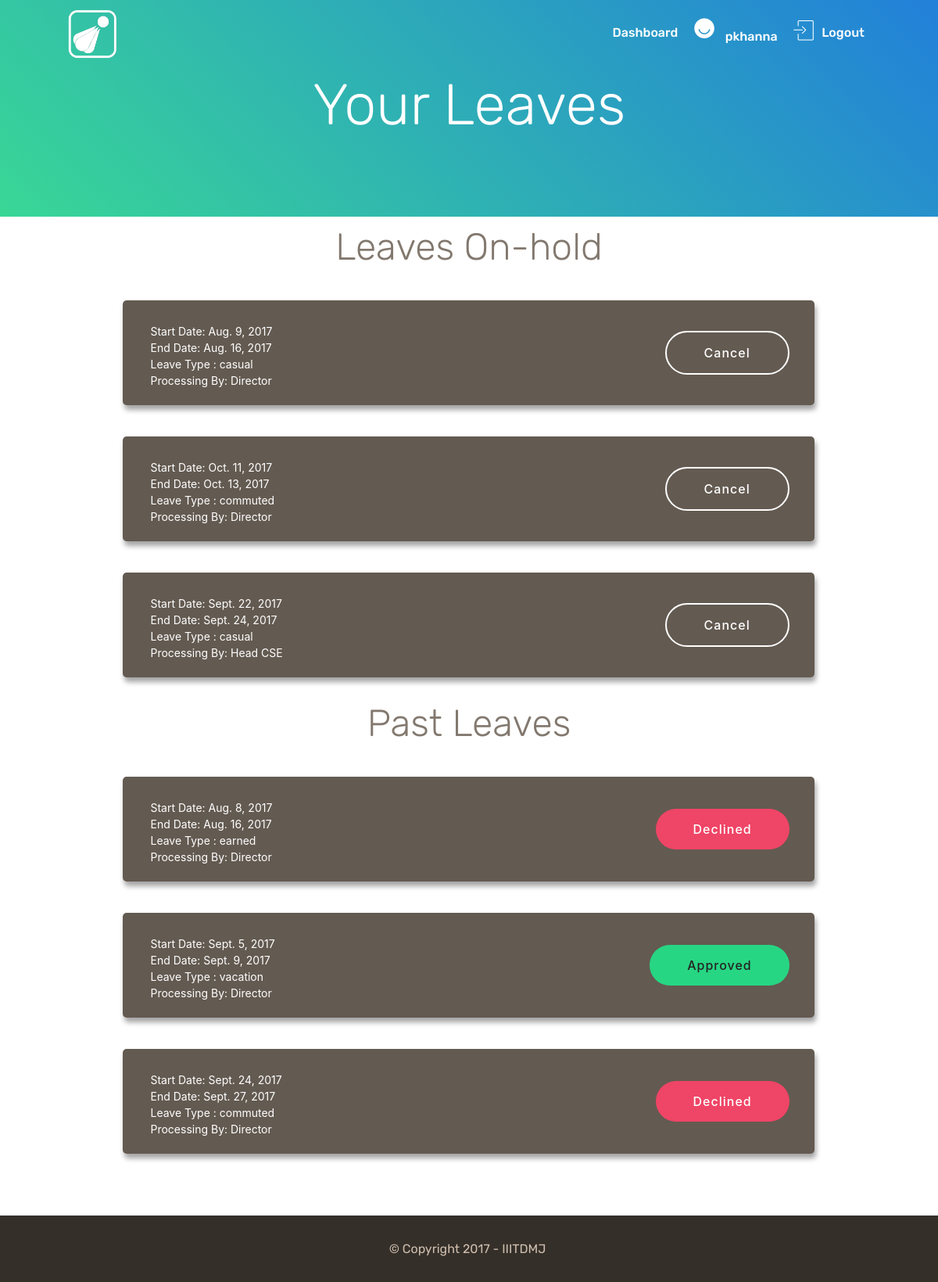
Page /home/viewleaves/ (signed in) on the committed database.
### home/models.py (models this page shows)
class Leave(models.Model):
    leavetype = models.CharField(max_length=20, choices=LEAVE_TYPE, default='casual')
    station_leave = models.IntegerField(default='1')
    forward = models.IntegerField(default='0')
    start_date = models.DateField()
    end_date = models.DateField()
    station_start_date = models.DateField(null=True, blank=True)
    station_end_date = models.DateField(null=True, blank=True)
    no_of_days = models.IntegerField(default=0)
    purpose = models.CharField(max_length=500)
    comment = models.CharField(max_length=500, null=True, blank=True)
    leave_address = models.CharField(max_length=100, null=True, blank=True)
    applicant = models.ForeignKey(User, related_name='applied_for', on_delete=models.CASCADE)
    replacing_user = models.ForeignKey(User, related_name='replaced_for', on_delete=models.CASCADE)
    admin_user = models.ForeignKey(User, related_name='admin_for', on_delete=models.CASCADE)
    processing_status = models.CharField(max_length=20, default='Director', choices=PROCESSING_BY)
    application_status = models.CharField(max_length=20, default='processing', choices=APPLICATION_STATUSES)

### home/views.py (the view)
@login_required
def viewleaves(request):
    if 'username' in request.session:
        username = request.session['username']
    current_user = request.user
    user_profile = UserProfile.objects.get(user=current_user.id)
    leaves = Leave.objects.filter(applicant=current_user.id, application_status="processing")
    past_leaves = Leave.objects.filter(applicant=current_user.id).exclude(application_status="processing")
    return render(request, 'leave/viewleaves.html', {'profile' :user_profile,
                                                    'past_leaves' :past_leaves,
                                                    'leaves' :leaves,
                                                    'username' :username})

### home/templates/leave/viewleaves.html (shortened to what this page needs)
<!DOCTYPE html>
<html>
<head>
  {% load static %}
  <link rel="stylesheet" href="{% static 'leave/assets/web/assets/mobirise-icons/mobirise-icons.css' %}">
  <link rel="stylesheet" href="{% static 'leave/assets/tether/tether.min.css' %}">
  <link rel="stylesheet" href="{% static 'leave/assets/bootstrap/css/bootstrap.min.css' %}">
  <link rel="stylesheet" href="{% static 'leave/assets/bootstrap/css/bootstrap-grid.min.css' %}">
  <link rel="stylesheet" href="{% static 'leave/assets/bootstrap/css/bootstrap-reboot.min.css' %}">
  <link rel="stylesheet" href="{% static 'leave/assets/dropdown/css/style.css' %}">
  <link rel="stylesheet" href="{% static 'leave/assets/socicon/css/styles.css' %}">
  <link rel="stylesheet" href="{% static 'leave/assets/theme/css/style.css' %}">
  <link href="{% static 'leave/assets/fonts/style.css' %}" rel="stylesheet">
  <link href="{% static 'leave/assets/mobirise/css/mbr-additional.css' %}" rel="stylesheet">
</head>
<body>
<section class="menu cid-qtm9HUX9Jb" once="menu" id="menu1-27" data-rv-view="165">
    <nav class="navbar navbar-expand beta-menu navbar-dropdown align-items-center navbar-fixed-top navbar-toggleable-sm bg-color transparent">
        <div class="menu-logo">
            <div class="navbar-brand">
                <span class="navbar-logo">
                    <a href=" ">
                         <img src="{% static 'leave/assets/images/basic3-154-infinity-512x512.png' %}" alt="" title="" media-simple="true" style="height: 4.3rem;">
                    </a>
                </span>
            </div>
        </div>
        <div class="collapse navbar-collapse" id="navbarSupportedContent">
            <ul class="navbar-nav nav-dropdown nav-right" data-app-modern-menu="true"><li class="nav-item"><a class="nav-link link text-white display-4" href="#"></a></li><li class="nav-item">
                    <a class="nav-link link text-white display-4" href="/home/">&nbsp;Dashboard</a>
                </li><li class="nav-item"><a class="nav-link link text-white display-4" href="#"><span class="socicon socicon-ello mbr-iconfont mbr-iconfont-btn" style="color: rgb(255, 255, 255);"></span>
                        {{username}}</a></li><li class="nav-item"><a class="nav-link link text-white display-4" href="/home/loggedout/">{% csrf_token %}<span class="mbri-login mbr-iconfont mbr-iconfont-btn" style="color: rgb(255, 255, 255);"></span>Logout&nbsp;</a></li></ul>
        </div>
    </nav>
</section>
<section class="header5 cid-qtygdLAOfA" id="header5-29" data-rv-view="160">
    <div class="container">
        <div class="row justify-content-center">
            <div class="mbr-white col-md-10">
                <h1 class="mbr-section-title align-center pb-3 mbr-fonts-style display-1">Your Leaves</h1>
            </div>
        </div>
    </div>
</section>
{% if leaves %}
<section class="mbr-section content4 cid-qtyiAlqpdJ" id="content4-2f" data-rv-view="169" style="background-color: white">
    <div class="container">
        <div class="media-container-row">
            <div class="title col-12 col-md-8">
                <h2 class="align-center pb-3 mbr-fonts-style display-2">Leaves On-hold</h2>
            </div>
        </div>
    </div>
</section>
{% endif %}
<section class="row-section" style="background:#fff">
    <div class="container">
      {% for leave in leaves %}
	    <div class="col-md-10 offset-md-1 row-block">
	        <ul id="sortable">
	            <li><div class="media">
	            <div class="media-body">
                <br>
                <p>Start Date: {{leave.start_date}}
                  <br>
                  End Date:  {{leave.end_date}}
                  <br>
                  Leave Type : {{leave.leavetype}}
                  <br>
                  Processing By: {{leave.processing_status}}
                </p>
	            </div>
	            <div class="media-right align-self-center">
                <form class="form-horizontal" action="/home/deleteleave/" method="post">
                  <button id="deleteleave" name="deleteleave" type="submit" class="btn btn-default" style="border:2px solid #fff;" value={{leave.id}}>Cancel</button>
                </form>
	            </div>
	        </div></li>
	        </ul>
	    </div>
      {% endfor %}
</div>
</section>
{% if past_leaves %}
<section class="mbr-section content4 cid-qtyi7jvYV9" id="content4-2d" data-rv-view="163" style="background-color: white">
    <div class="container">
        <div class="media-container-row">
            <div class="title col-12 col-md-8">
                <h2 class="align-center pb-3 mbr-fonts-style display-2">Past Leaves</h2>
            </div>
        </div>
    </div>
</section>
{% endif %}
<section class="row-section" style="background:#fff">
    <div class="container">
      {% for leave in past_leaves %}
      <div class="col-md-10 offset-md-1 row-block">
	        <ul id="sortable">
	            <li><div class="media">
	            <div class="media-body">
                <br>
                <p>Start Date: {{leave.start_date}}
                  <br>
                  End Date:  {{leave.end_date}}
                  <br>
                  Leave Type : {{leave.leavetype}}
                  <br>
                  Processing By: {{leave.processing_status}}
                </p>
	            </div>
	            <div class="media-right align-self-center">
                {% if leave.application_status == "accepted" %}
                <a class="btn btn-default" style="background:#27d683;">Approved</a>
                {% else %}
                <form class="form-horizontal" action="/home/leavereject/" method="post">
                <button id="submitleave" name="submitleave" type="submit" value={{leave.id}} class="btn btn-default" style="background:#ef4566;">Declined</button>
                </form>
                {% endif %}
	            </div>
	        </div></li>
	        </ul>
	    </div>
      {% endfor %}
      <div class="row"><br><br><br></div>
</div>
</section>
<div class="row"><br><br><br></div>
<section once="" class="cid-qtmfWV5aem" id="footer6-18" data-rv-view="189" style="position: absolute; width: 100%; bottom:0">
    <div class="container">
        <div class="media-container-row align-center mbr-white">
            <div class="col-12">
                <p class="mbr-text mb-0 mbr-fonts-style display-7">
                    © Copyright 2017 - IIITDMJ&nbsp;</p>
            </div>
        </div>
    </div>
</section>
</body>
</html>

### home/static/leave/assets/dropdown/css/style.css (style rules this page uses)
.navbar-dropdown { left: 0; padding: 0; position: absolute; right: 0; top: 0; transition: all 0.45s ease; z-index: 1030; background: #282828; }
.navbar-dropdown .navbar-logo { margin-right: 0.8rem; transition: margin 0.3s ease-in-out; vertical-align: middle; }
.navbar-dropdown .navbar-logo img { height: 3.125rem; transition: all 0.3s ease-in-out; }
.navbar-dropdown.navbar-fixed-top { position: fixed; }
.navbar-dropdown .navbar-brand span { vertical-align: -4px; }
.navbar-dropdown.bg-color.transparent { background: none; }
.nav-dropdown { font-size: 0.75rem; font-weight: 500; height: auto !important; }
.nav-dropdown .link { margin: .667em 1.667em; font-weight: 500; padding: 0; transition: color .2s ease-in-out; }
.nav-dropdown .link::after, .nav-dropdown .dropdown-item::after { color: inherit; }

### home/static/leave/assets/theme/css/style.css (style rules this page uses)
section { background-color: #eeeeee; }
section, .container, .container-fluid { position: relative; word-wrap: break-word; }
a { font-style: normal; font-weight: 400; cursor: pointer; }
a, a:hover { text-decoration: none; }
body { color: #232323; }
h1, h2, h3, h4, h5, h6, .h1, .h2, .h3, .h4, .h5, .h6, .display-1, .display-2, .display-3, .display-4 { line-height: 1; word-break: break-word; word-wrap: break-word; }
body { position: relative; }
section { background-position: 50% 50%; background-repeat: no-repeat; background-size: cover; }
.mbr-white { color: #ffffff; }
.align-center { text-align: center; }
.media-container-row { display: -ms-flexbox; display: -webkit-flex; display: flex; -webkit-flex-direction: row; -ms-flex-direction: row; flex-direction: row; -webkit-flex-wrap: wrap; -ms-flex-wrap: wrap; flex-wrap: wrap; -webkit-justify-content: center; -ms-flex-pack: center; justify-content: center; -webkit-align-content: center; -ms-flex-line-pack: center; align-content: center; -webkit-align-items: start; -ms-flex-align: start; align-items: start; }
@media (min-width: 992px) { .media-container-row { -webkit-flex-wrap: nowrap; -ms-flex-wrap: nowrap; flex-wrap: nowrap; } }
.media { max-width: 100%; margin: 0 auto; }
[type="submit"] { -webkit-appearance: none; }
.menu .navbar-brand { display: -webkit-flex; }
.menu .navbar-brand span { display: flex; display: -webkit-flex; }
.menu .navbar-brand .navbar-logo img { display: -webkit-flex; }
@media (min-width: 992px) { .menu .navbar-nav.nav-dropdown { display: -webkit-flex; } }
@media (min-width: 992px) { .menu .navbar-toggleable-sm .navbar-collapse { display: -webkit-flex !important; } }

### home/templates/leave/viewleaves.html (style rules this page uses)
.row-section .row-block { background:#fff; padding:20px; margin-bottom:0px; }
.row-section .row-block ul { margin:0; padding:0; }
.row-section .row-block ul li { list-style:none; margin-bottom:20px; }
.row-section .row-block ul li:last-child { margin-bottom:0; }
.row-section .row-block .media { border:0px solid #635a51; padding:5px 20px; border-radius: 5px; box-shadow:2px 6px 6px rgba(30,30,30,0.4); background:#635a51; }
.row-section .media .media-body p { padding: 0 15px; font-size:14px; color: #fff }
.btn-default { background:#635a51; color:#fff; border-radius:30px; border:2px solid #fff; font-size:16px; }
.btn-default { background:#635a51; color:#fff; border-radius:30px; border:0px solid #fff; font-size:16px; }

### rows in the picture
Leave: start_date "Aug. 9, 2017", end_date "Aug. 16, 2017", leavetype "casual", processing_status "Director", {{ leave.id }} 19 (drawn)
Leave: start_date "Oct. 11, 2017", end_date "Oct. 13, 2017", leavetype "commuted", processing_status "Director", {{ leave.id }} 22 (drawn)
Leave: start_date "Sept. 22, 2017", end_date "Sept. 24, 2017", leavetype "casual", processing_status "Head CSE", {{ leave.id }} 42 (drawn)
Leave: start_date "Aug. 8, 2017", end_date "Aug. 16, 2017", leavetype "earned", processing_status "Director", {{ leave.id }} 11 (drawn)
Leave: start_date "Sept. 5, 2017", end_date "Sept. 9, 2017", leavetype "vacation", processing_status "Director", application_status "Approved"
Leave: start_date "Sept. 24, 2017", end_date "Sept. 27, 2017", leavetype "commuted", processing_status "Director", {{ leave.id }} 21 (drawn)

### other values in the picture
{{ username }} "pkhanna"
